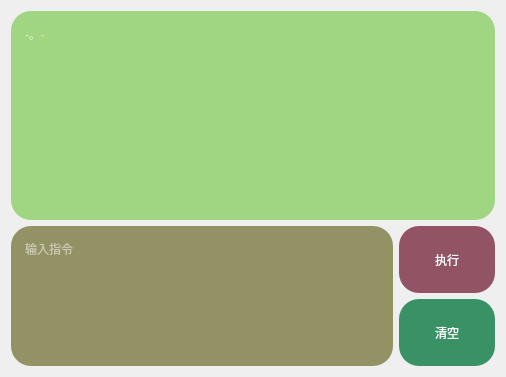
<?xml version="1.0" encoding="UTF-8"?>
<ui version="4.0">
 <class>cmdWin</class>
 <widget class="QWidget" name="cmdWin">
  <property name="geometry">
   <rect>
    <x>0</x>
    <y>0</y>
    <width>506</width>
    <height>377</height>
   </rect>
  </property>
  <property name="windowTitle">
   <string>Form</string>
  </property>
  <property name="styleSheet">
   <string notr="true">color: rgb(254, 254, 254);
font: 10pt &quot;微软雅黑&quot;;


</string>
  </property>
  <layout class="QVBoxLayout" name="verticalLayout_2" stretch="3,2">
   <item>
    <widget class="QTextEdit" name="textEdit">
     <property name="styleSheet">
      <string notr="true">background-color: rgba(140, 207, 103,0.8);
border:none;
border-radius:20px;
padding:10px;</string>
     </property>
     <property name="placeholderText">
      <string>-。-</string>
     </property>
    </widget>
   </item>
   <item>
    <layout class="QHBoxLayout" name="horizontalLayout" stretch="4,1">
     <item>
      <widget class="QTextEdit" name="textEdit_2">
       <property name="styleSheet">
        <string notr="true">padding:10px;

background-color: rgba(123, 123, 66,0.8);
border:none;
border-radius:20px;

</string>
       </property>
       <property name="placeholderText">
        <string>输入指令</string>
       </property>
      </widget>
     </item>
     <item>
      <layout class="QVBoxLayout" name="verticalLayout">
       <item>
        <widget class="butPressedEvent" name="pushButton">
         <property name="sizePolicy">
          <sizepolicy hsizetype="Preferred" vsizetype="Preferred">
           <horstretch>0</horstretch>
           <verstretch>0</verstretch>
          </sizepolicy>
         </property>
         <property name="styleSheet">
          <string notr="true">padding:10px;

background-color: rgba(123, 44, 66,0.8);
border:none;
border-radius:20px;</string>
         </property>
         <property name="text">
          <string>执行</string>
         </property>
        </widget>
       </item>
       <item>
        <widget class="butPressedEvent" name="pushButton_2">
         <property name="sizePolicy">
          <sizepolicy hsizetype="Preferred" vsizetype="Preferred">
           <horstretch>0</horstretch>
           <verstretch>0</verstretch>
          </sizepolicy>
         </property>
         <property name="styleSheet">
          <string notr="true">padding:10px;

background-color: rgba(11, 123, 66,0.8);
border:none;
border-radius:20px;</string>
         </property>
         <property name="text">
          <string>清空</string>
         </property>
        </widget>
       </item>
      </layout>
     </item>
    </layout>
   </item>
  </layout>
 </widget>
 <customwidgets>
  <customwidget>
   <class>butPressedEvent</class>
   <extends>QPushButton</extends>
   <header location="global">butpressedevent.h</header>
  </customwidget>
 </customwidgets>
 <resources/>
 <connections/>
</ui>
